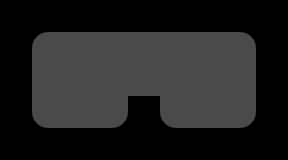

This is a level from a 2D game, rendered from its Tiled map with the project's own tilesets. A one-line summary and the complete map file follow:
An orthogonal 9x5 tile map with 32x32 px tiles, 4 tile layers (grid, walls, cellrounded, zonemap) and 3 objects (player, destroyer, goal).

<map version="1.0" orientation="orthogonal" renderorder="right-down" width="9" height="5" tilewidth="32" tileheight="32" nextobjectid="7">
 <properties>
  <property name="_mode" value="" />
  <property name="_title" value="test" />
  <property name="_zone" value="" />
 </properties>
 <tileset firstgid="1" name="cells" tilewidth="32" tileheight="32">
  <image source="../cells.png" trans="ff00ff" width="128" height="384" />
 </tileset>
 <layer name="grid" width="9" height="5">
  <data>
   <tile gid="16" />
   <tile gid="16" />
   <tile gid="16" />
   <tile gid="16" />
   <tile gid="16" />
   <tile gid="16" />
   <tile gid="16" />
   <tile gid="16" />
   <tile gid="16" />
   <tile gid="16" />
   <tile gid="1" />
   <tile gid="1" />
   <tile gid="1" />
   <tile gid="1" />
   <tile gid="1" />
   <tile gid="1" />
   <tile gid="1" />
   <tile gid="16" />
   <tile gid="16" />
   <tile gid="1" />
   <tile gid="1" />
   <tile gid="1" />
   <tile gid="1" />
   <tile gid="1" />
   <tile gid="1" />
   <tile gid="1" />
   <tile gid="16" />
   <tile gid="16" />
   <tile gid="1" />
   <tile gid="1" />
   <tile gid="1" />
   <tile gid="16" />
   <tile gid="1" />
   <tile gid="1" />
   <tile gid="1" />
   <tile gid="16" />
   <tile gid="16" />
   <tile gid="16" />
   <tile gid="16" />
   <tile gid="16" />
   <tile gid="16" />
   <tile gid="16" />
   <tile gid="16" />
   <tile gid="16" />
   <tile gid="16" />
  </data>
 </layer>
 <layer name="walls" width="9" height="5">
  <data>
   <tile gid="0" />
   <tile gid="0" />
   <tile gid="0" />
   <tile gid="0" />
   <tile gid="0" />
   <tile gid="0" />
   <tile gid="0" />
   <tile gid="0" />
   <tile gid="0" />
   <tile gid="0" />
   <tile gid="0" />
   <tile gid="0" />
   <tile gid="0" />
   <tile gid="0" />
   <tile gid="0" />
   <tile gid="0" />
   <tile gid="0" />
   <tile gid="0" />
   <tile gid="0" />
   <tile gid="0" />
   <tile gid="0" />
   <tile gid="0" />
   <tile gid="0" />
   <tile gid="0" />
   <tile gid="0" />
   <tile gid="0" />
   <tile gid="0" />
   <tile gid="0" />
   <tile gid="0" />
   <tile gid="0" />
   <tile gid="0" />
   <tile gid="0" />
   <tile gid="0" />
   <tile gid="0" />
   <tile gid="0" />
   <tile gid="0" />
   <tile gid="0" />
   <tile gid="0" />
   <tile gid="0" />
   <tile gid="0" />
   <tile gid="0" />
   <tile gid="0" />
   <tile gid="0" />
   <tile gid="0" />
   <tile gid="0" />
  </data>
 </layer>
 <layer name="cellrounded" width="9" height="5">
  <data>
   <tile gid="0" />
   <tile gid="0" />
   <tile gid="0" />
   <tile gid="0" />
   <tile gid="0" />
   <tile gid="0" />
   <tile gid="0" />
   <tile gid="0" />
   <tile gid="0" />
   <tile gid="0" />
   <tile gid="17" />
   <tile gid="0" />
   <tile gid="0" />
   <tile gid="0" />
   <tile gid="0" />
   <tile gid="0" />
   <tile gid="18" />
   <tile gid="0" />
   <tile gid="0" />
   <tile gid="0" />
   <tile gid="0" />
   <tile gid="0" />
   <tile gid="0" />
   <tile gid="0" />
   <tile gid="0" />
   <tile gid="0" />
   <tile gid="0" />
   <tile gid="0" />
   <tile gid="19" />
   <tile gid="0" />
   <tile gid="20" />
   <tile gid="0" />
   <tile gid="19" />
   <tile gid="0" />
   <tile gid="20" />
   <tile gid="0" />
   <tile gid="0" />
   <tile gid="0" />
   <tile gid="0" />
   <tile gid="0" />
   <tile gid="0" />
   <tile gid="0" />
   <tile gid="0" />
   <tile gid="0" />
   <tile gid="0" />
  </data>
 </layer>
 <layer name="zonemap" width="9" height="5">
  <data>
   <tile gid="0" />
   <tile gid="0" />
   <tile gid="0" />
   <tile gid="0" />
   <tile gid="0" />
   <tile gid="0" />
   <tile gid="0" />
   <tile gid="0" />
   <tile gid="0" />
   <tile gid="0" />
   <tile gid="0" />
   <tile gid="0" />
   <tile gid="0" />
   <tile gid="0" />
   <tile gid="0" />
   <tile gid="0" />
   <tile gid="0" />
   <tile gid="0" />
   <tile gid="0" />
   <tile gid="0" />
   <tile gid="0" />
   <tile gid="0" />
   <tile gid="0" />
   <tile gid="0" />
   <tile gid="0" />
   <tile gid="0" />
   <tile gid="0" />
   <tile gid="0" />
   <tile gid="0" />
   <tile gid="0" />
   <tile gid="0" />
   <tile gid="0" />
   <tile gid="0" />
   <tile gid="0" />
   <tile gid="0" />
   <tile gid="0" />
   <tile gid="0" />
   <tile gid="0" />
   <tile gid="0" />
   <tile gid="0" />
   <tile gid="0" />
   <tile gid="0" />
   <tile gid="0" />
   <tile gid="0" />
   <tile gid="0" />
  </data>
 </layer>
 <objectgroup name="players">
  <object id="4" type="player" x="48.5" y="112.25" />
 </objectgroup>
 <objectgroup name="enemies">
  <object id="5" type="destroyer" x="240.5" y="48" />
 </objectgroup>
 <objectgroup name="items">
  <object id="6" type="goal" x="207.75" y="80.75" />
 </objectgroup>
 <objectgroup name="powerups" />
 <objectgroup name="portals" />
 <objectgroup name="cells" />
</map>
